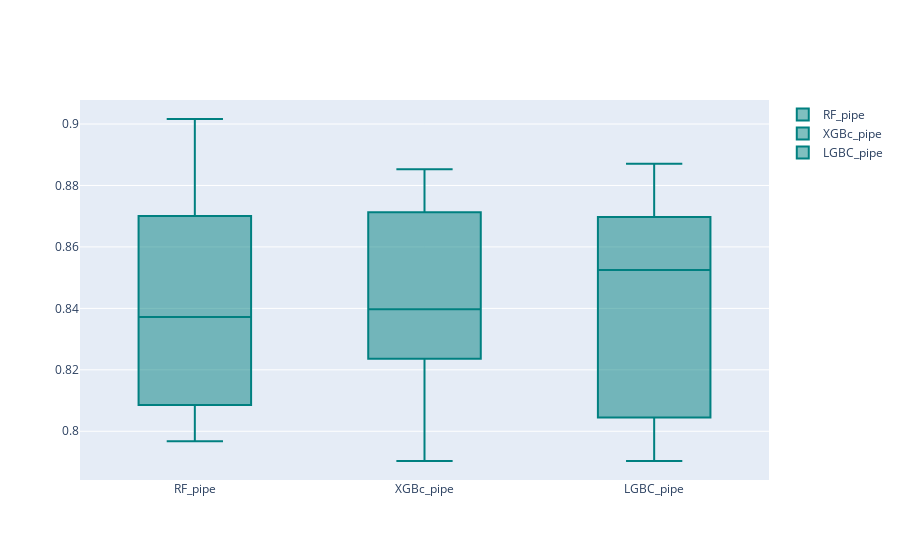

The cell this chart's notebook holds for it:
### Code cell
plot_box_models().plot_result(pipes_names, cv_results, 'test_f1')

### Figure 1 — Plotly figure (JSON) as saved in the notebook; plotly's stock layout.template omitted (floating-point values rounded to 4 significant figures)
{"data": [{"marker": {"color": "rgb(0, 128, 128)"}, "name": "RF_pipe", "type": "box", "y": [0.8125, 0.7967, 0.9016, 0.8595, 0.8372]}, {"marker": {"color": "rgb(0, 128, 128)"}, "name": "XGBc_pipe", "type": "box", "y": [0.8346, 0.7903, 0.8852, 0.8667, 0.8397]}, {"marker": {"color": "rgb(0, 128, 128)"}, "name": "LGBC_pipe", "type": "box", "y": [0.8092, 0.7903, 0.8871, 0.8525, 0.864]}], "layout": {}}
